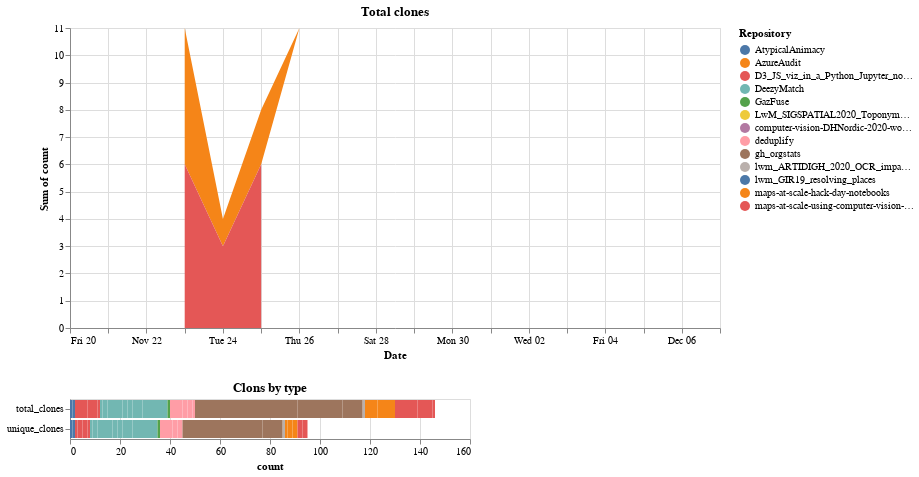

Source (notebook cell):
### Code cell
brush = alt.selection(type="interval")
chart = (
    alt.Chart(data)
    .mark_area()
    .encode(
        x=alt.X("index:T", axis=alt.Axis(tickCount=24, title="Date")),
        y="sum(count):Q",
        color=alt.Color("variable_0:N", title="Repository"),
     
    )
    .transform_filter(alt.FieldEqualPredicate(field="variable_1", equal="total_clones"))
    .properties(width=WIDTH, title="Total clones")
    .add_selection(brush)
)

bar = (
    alt.Chart(data)
    .mark_bar()
    .encode(
        y=alt.Y("variable_1:N", title=None),
        x="count:Q",
        color=alt.Color("variable_0:N", title="Repository"),tooltip="count:Q"
    )
    .properties(title="Clons by type")
    .transform_filter(brush)
)

chart & bar

### Figure 1 — Vega-Lite specification as saved in the notebook (floating-point values rounded to 4 significant figures; data arrays with more than 128 entries replaced by an {"elided": "..."} marker saying what was removed)
{"config": {"view": {"continuousWidth": 400, "continuousHeight": 300}}, "vconcat": [{"mark": "area", "encoding": {"color": {"type": "nominal", "field": "variable_0", "title": "Repository"}, "x": {"type": "temporal", "axis": {"tickCount": 24, "title": "Date"}, "field": "index"}, "y": {"type": "quantitative", "aggregate": "sum", "field": "count"}}, "selection": {"selector002": {"type": "interval"}}, "title": "Total clones", "transform": [{"filter": {"equal": "total_clones", "field": "variable_1"}}], "width": 650}, {"mark": "bar", "encoding": {"color": {"type": "nominal", "field": "variable_0", "title": "Repository"}, "tooltip": {"type": "quantitative", "field": "count"}, "x": {"type": "quantitative", "field": "count"}, "y": {"type": "nominal", "field": "variable_1", "title": null}}, "title": "Clons by type", "transform": [{"filter": {"selection": "selector002"}}]}], "data": {"name": "data-69d20e7eb89636f07363399f95446bb1"}, "$schema": "https://vega.github.io/schema/vega-lite/v4.8.1.json", "datasets": {"data-69d20e7eb89636f07363399f95446bb1": {"elided": "390 records"}}}
